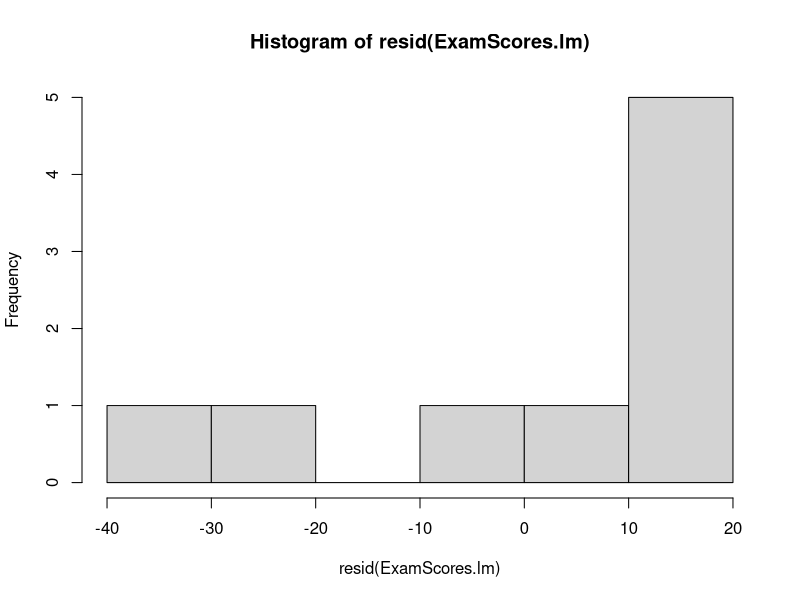

Generate this figure with R: (Note: this script raises an error after producing the figure.)
## Michael Torres

#Question 1
mydata <- read.delim("Exam_Scores.txt", header = TRUE, sep = ",")

#Creating the linear model with data
ExamScores.lm <- lm(Final ~ Midterm, data = mydata)
ExamScores.lm

# Formatting Fitted Equation
# Extracting coefficients
b0 <- coef(ExamScores.lm)[1]
b1 <- coef(ExamScores.lm)[2]

# Construct fitted equation
fitted_equation <- paste0("y = ", b0, " + ", b1, "x")
print(fitted_equation)

x85 <- data.frame(Midterm = 85)
predicted_x85 <- predict(ExamScores.lm, newdata = x85)

predicted_x85

#Question 2
predict(ExamScores.lm, newdata = x85, interval = "confidence", level = 0.85)

#Question 3
hist(resid(ExamScores.lm))

plot(Midterm, resid(ExamScores.lm), main="Residuals versus the x values")
abline(h=0)
